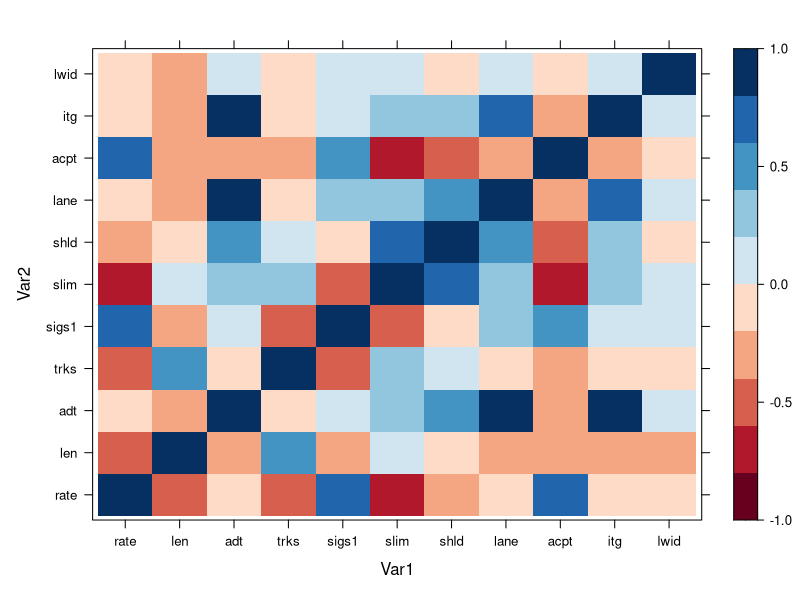
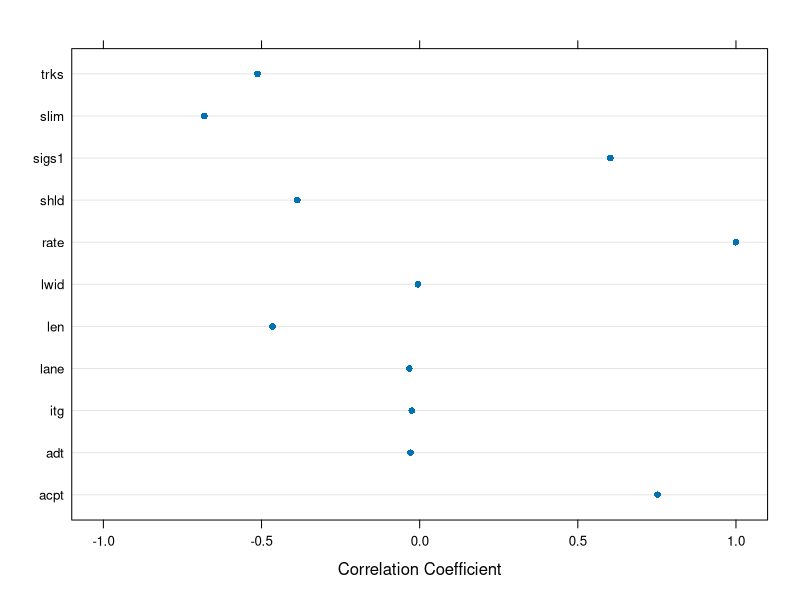
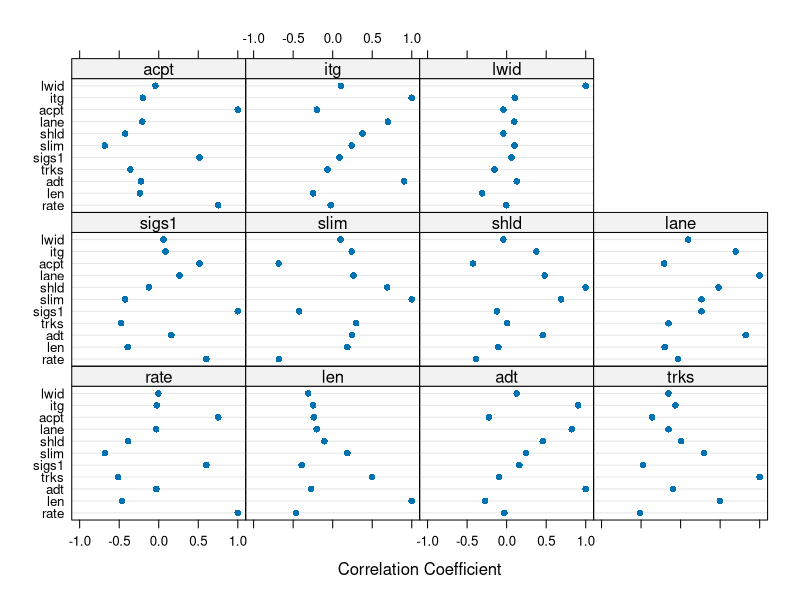

Generate these figures, in order, with R:
#Simon Liles
#3/14/2021
#LIS4370 Mod 9

#Load packages
library(lattice)
library(reshape2)
library(RColorBrewer)
library(carData)

#Import data
highway_data <- Highway1

#Inspect the data
str(highway_data)
head(highway_data)

#Plot the data

#Creating a corellogram in lattice
#Prepare the data, remove  htype columns htype is a character vector and is 
#   incompatible with cor() function
cor_hwy <- cor(highway_data[,-12])
melted_cor_hwy <- melt(cor_hwy)

#Correlogram
levelplot(value ~ Var1 * Var2, melted_cor_hwy, 
          at = c(-1, -0.8, -0.6, -0.4, -0.2, 0, 0.2, 0.4, 0.6, 0.8, 1),
          pretty = TRUE, 
          col.regions = brewer.pal(11, "RdBu"))

#Look at correlation values for rate of accidents only
cor_rate_only_hwy <- cor_hwy[,1]
dotplot(names(cor_rate_only_hwy) ~ cor_rate_only_hwy, 
        xlim = c(-1.1,1.1), 
        xlab = "Correlation Coefficient")

#Dot plot for all variables
dotplot(Var1 ~ value | Var2, melted_cor_hwy,  
        xlim = c(-1.1,1.1), 
        xlab = "Correlation Coefficient")




